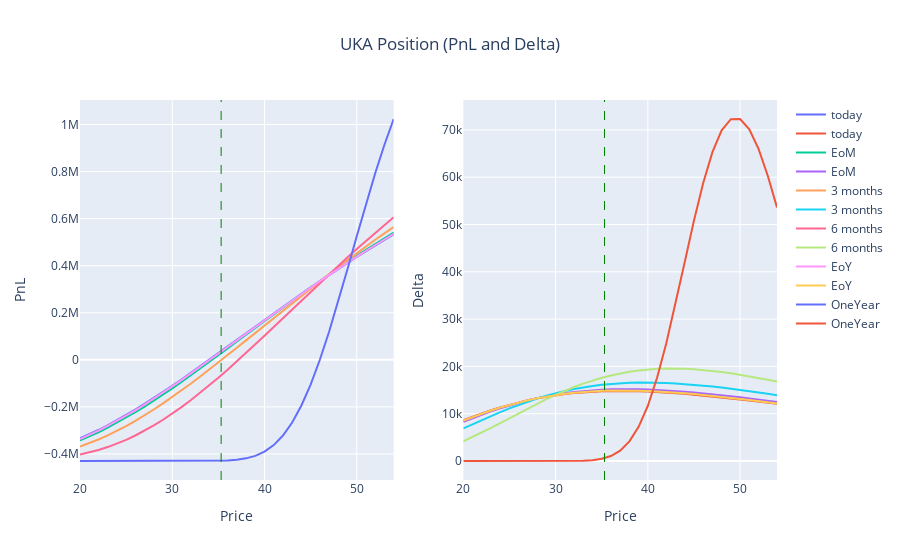

Here is the notebook cell this chart was saved with:
### Code cell
fig = make_subplots(rows=1, cols=2)
for i in range(0,len(fig_d.data)):
    fig.add_trace(fig_p.data[i], row=1, col=1)
    fig.add_trace(fig_d.data[i], row=1, col=2)

fig.update_layout(title={'text': 'UKA Position (PnL and Delta)','x': 0.5,'xanchor': 'center'})

fig.update_xaxes(title_text="Price", row=1, col=1)
fig.update_yaxes(title_text="PnL", row=1, col=1)
fig.update_xaxes(title_text="Price", row=1, col=2)
fig.update_yaxes(title_text="Delta", row=1, col=2)

fig.add_vline(x=current_spot, line_width=1, line_dash="dash", line_color="green")

fig.show()
